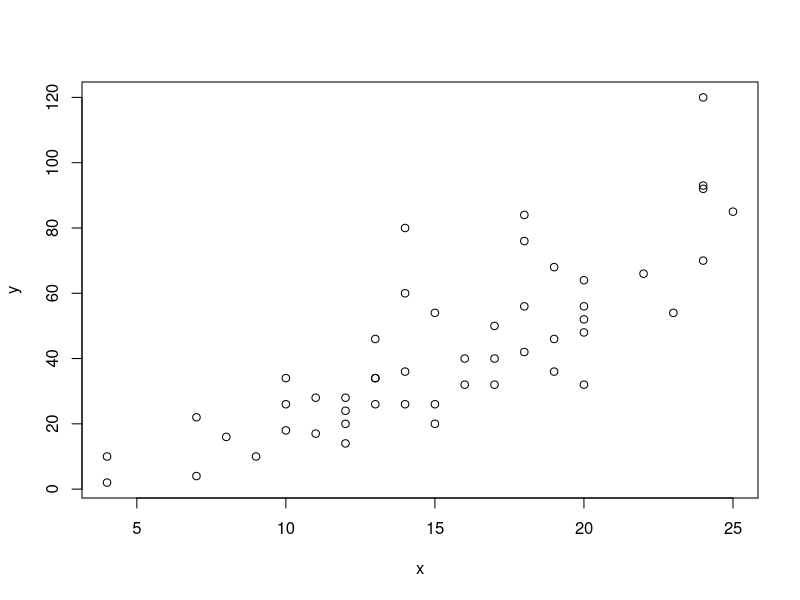

Write R code to recreate this figure.
# cars
attach(cars)

x <- speed; y <- dist
plot(x, y)
n <- length(x)

m1 <- lm(dist ~ speed)

# Exercise 1: Compute the estimated slope and intercept "by hand"
Sxy <- crossprod(x, y) - 1/n * sum(x) * sum(y)
Sxx <- crossprod(x) - 1/n * sum(x)^2
Syy <- crossprod(y) - 1/n * sum(y)^2

bhat1 <- drop(Sxy/Sxx)
bhat0 <- drop(mean(y) - bhat1 * mean(x))

# Exercise 2: Compute s "by hand"
s <- sqrt(1/(n-2) * (Syy - Sxy^2/Sxx))

# Exercise 3: Calculate "by hand" the confidence intervals for
# b0 and b1 with conf.lvl. 0.90
α <- 0.10
z <- qt(1 - α/2, n - 2)

# (a_hat - a) / (s*sqrt(Σx²/(n * Sxx))) is t distributed
k <- s * sqrt(crossprod(x) / (n * Sxx)) * z
b0conf <- c(bhat0 - k, bhat0 + k)

# (b_hat - b) / (s/sqrt(Sxx)) is t distributed
k <- s/sqrt(Sxx) * z
b1conf <- c(bhat1 - k, bhat1 + k)

confint(m1, level = 1 - α) # Validate correctness

# Exercise 4: Simulate some fucks
bstar0 <- bhat0; bstar1 <- bhat1; bstar = c(bstar0, bstar1)

verifyConfIntervals <- function(rand, α = 0.01) {
	simulate_obs <- function(speed)
		bstar0 + bstar1 * speed + rand(length(speed))
	replicate(1000, {
				  D <- data.frame(speed, dist = simulate_obs(speed))
				  m <- lm(dist ~ speed, data = D)
				  ci <- confint(m, level = 1 - α)
				  ci[1:2, 1] <= bstar & bstar <= ci[1:2, 2]
}) -> inConfIntervals
	cat(sprintf(fmt = "Expected value: %.3f
				Percentage that include β_0^*: %.3f
				Percentage that include β_1^*: %.3f
				", 1 - α, mean(inConfIntervals[1,]), mean(inConfIntervals[2,])))
}

rnormssd <- function(...) do.call(rnorm, c(sd = s, list(...)))
verifyConfIntervals(rand = rnormssd)

# Exercise 5: Same thing but generating error terms from the Chi-squared distribution
rchisq10df <- function(...) do.call(rchisq, c(df = 10, list(...)))
verifyConfIntervals(rand = rchisq10df)
# Chi-squared is almost like a shifted normal distribution,
# not symmetric
